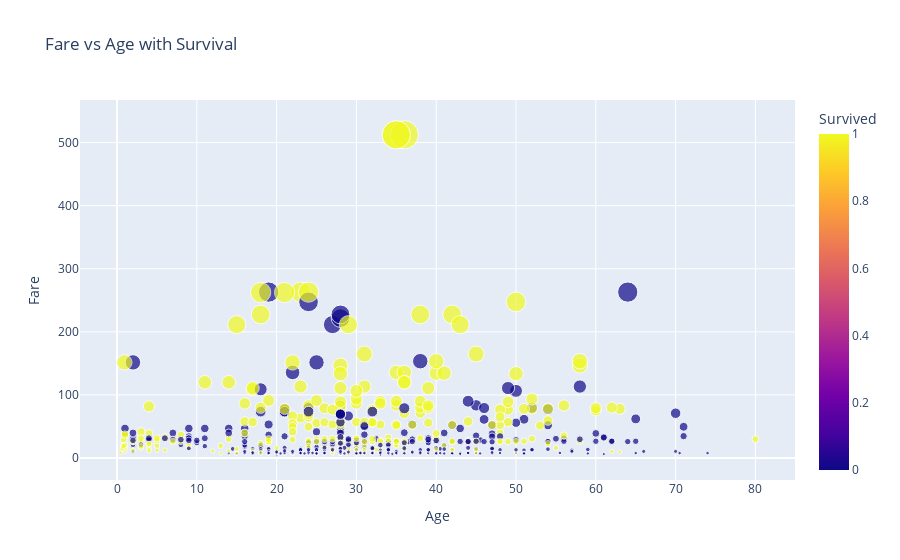

Source (notebook cell):
### Markdown cell above
###📊 3.3 Fare vs Age Bubble Plot (Advanced)

### Code cell
fig = px.scatter(
    df,
    x="Age",
    y="Fare",
    color="Survived",
    size="Fare",
    hover_data=["Sex", "Pclass"],
    title="Fare vs Age with Survival"
)

fig.show()

### Figure 1 — Plotly figure (JSON) as saved in the notebook; plotly's stock layout.template omitted (floating-point values rounded to 4 significant figures; data arrays with more than 128 entries replaced by an {"elided": "..."} marker saying what was removed)
{"data": [{"customdata": {"elided": "891x2 mixed values"}, "hovertemplate": "Age=%{x}<br>Fare=%{marker.size}<br>Sex=%{customdata[0]}<br>Pclass=%{customdata[1]}<br>Survived=%{marker.color}<extra></extra>", "legendgroup": "", "marker": {"color": {"elided": "891 int values"}, "coloraxis": "coloraxis", "size": {"elided": "891 float values"}, "sizemode": "area", "sizeref": 1.281, "symbol": "circle"}, "mode": "markers", "name": "", "orientation": "v", "showlegend": false, "type": "scatter", "x": {"elided": "891 float values"}, "xaxis": "x", "y": {"elided": "891 float values"}, "yaxis": "y"}], "layout": {"coloraxis": {"colorbar": {"title": {"text": "Survived"}}, "colorscale": [[0, "#0d0887"], [0.1111, "#46039f"], [0.2222, "#7201a8"], [0.3333, "#9c179e"], [0.4444, "#bd3786"], [0.5556, "#d8576b"], [0.6667, "#ed7953"], [0.7778, "#fb9f3a"], [0.8889, "#fdca26"], [1, "#f0f921"]]}, "legend": {"itemsizing": "constant", "tracegroupgap": 0}, "title": {"text": "Fare vs Age with Survival"}, "xaxis": {"anchor": "y", "domain": [0, 1], "title": {"text": "Age"}}, "yaxis": {"anchor": "x", "domain": [0, 1], "title": {"text": "Fare"}}}}
